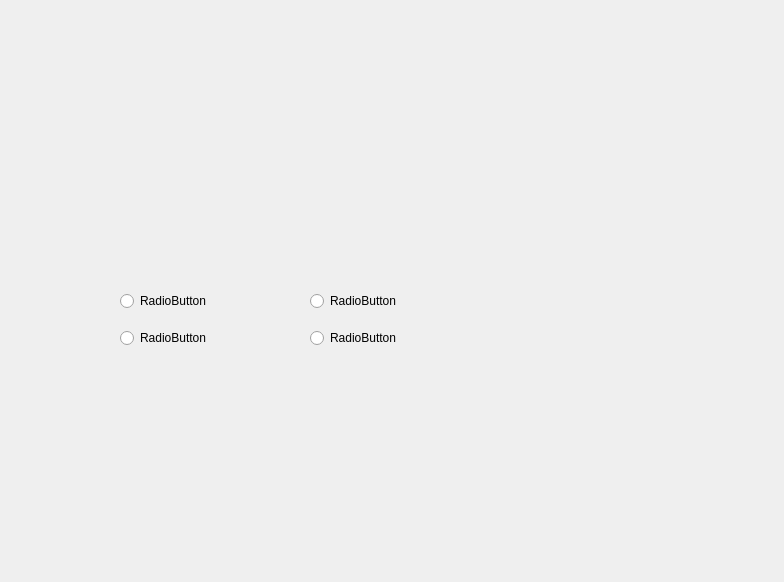
<?xml version="1.0" encoding="UTF-8"?>
<ui version="4.0">
 <class>my_btn</class>
 <widget class="QWidget" name="my_btn">
  <property name="geometry">
   <rect>
    <x>0</x>
    <y>0</y>
    <width>784</width>
    <height>582</height>
   </rect>
  </property>
  <property name="windowTitle">
   <string>Form</string>
  </property>
  <widget class="QWidget" name="verticalLayoutWidget">
   <property name="geometry">
    <rect>
     <x>120</x>
     <y>280</y>
     <width>160</width>
     <height>80</height>
    </rect>
   </property>
   <layout class="QVBoxLayout" name="verticalLayout">
    <item>
     <widget class="QRadioButton" name="radioButton">
      <property name="text">
       <string>RadioButton</string>
      </property>
     </widget>
    </item>
    <item>
     <widget class="QRadioButton" name="radioButton_2">
      <property name="text">
       <string>RadioButton</string>
      </property>
     </widget>
    </item>
   </layout>
  </widget>
  <widget class="QWidget" name="verticalLayoutWidget_2">
   <property name="geometry">
    <rect>
     <x>310</x>
     <y>280</y>
     <width>160</width>
     <height>80</height>
    </rect>
   </property>
   <layout class="QVBoxLayout" name="verticalLayout_2">
    <item>
     <widget class="QRadioButton" name="radioButton_4">
      <property name="text">
       <string>RadioButton</string>
      </property>
     </widget>
    </item>
    <item>
     <widget class="QRadioButton" name="radioButton_3">
      <property name="text">
       <string>RadioButton</string>
      </property>
     </widget>
    </item>
   </layout>
  </widget>
 </widget>
 <resources/>
 <connections/>
</ui>
